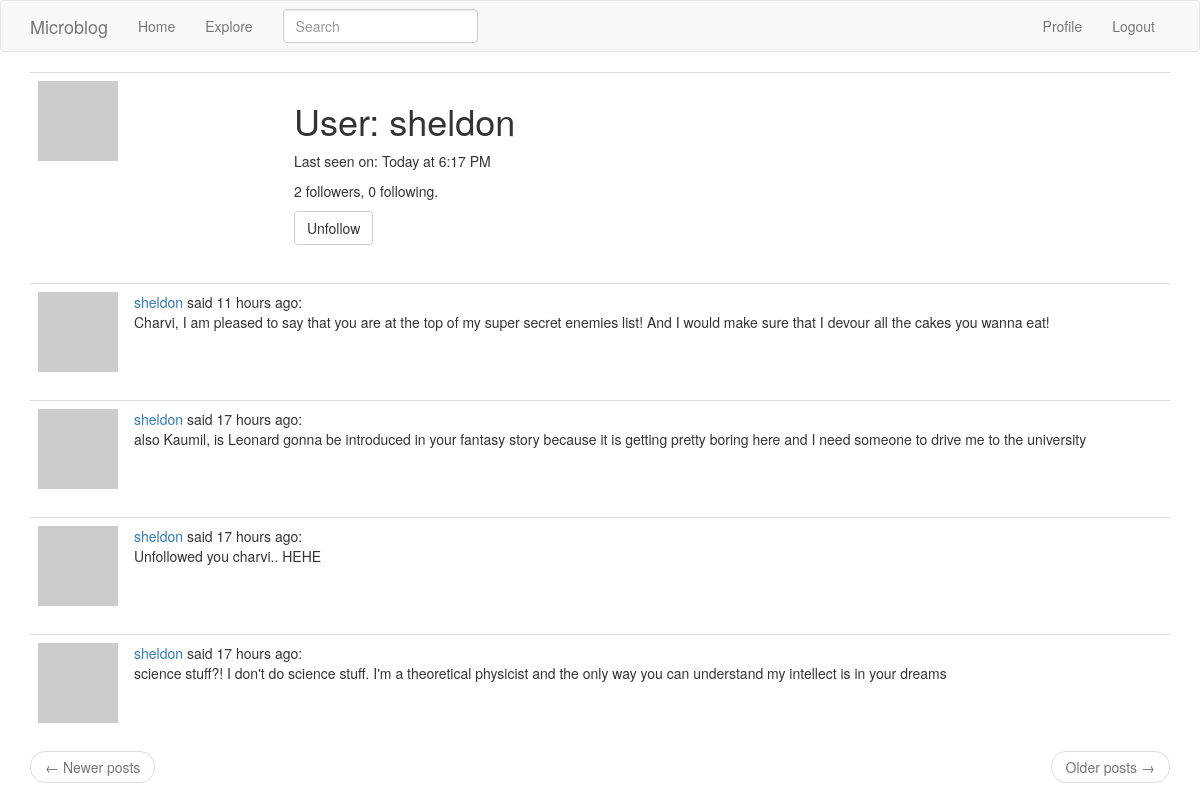
The page /user/sheldon (signed in) on the database as committed earlier.
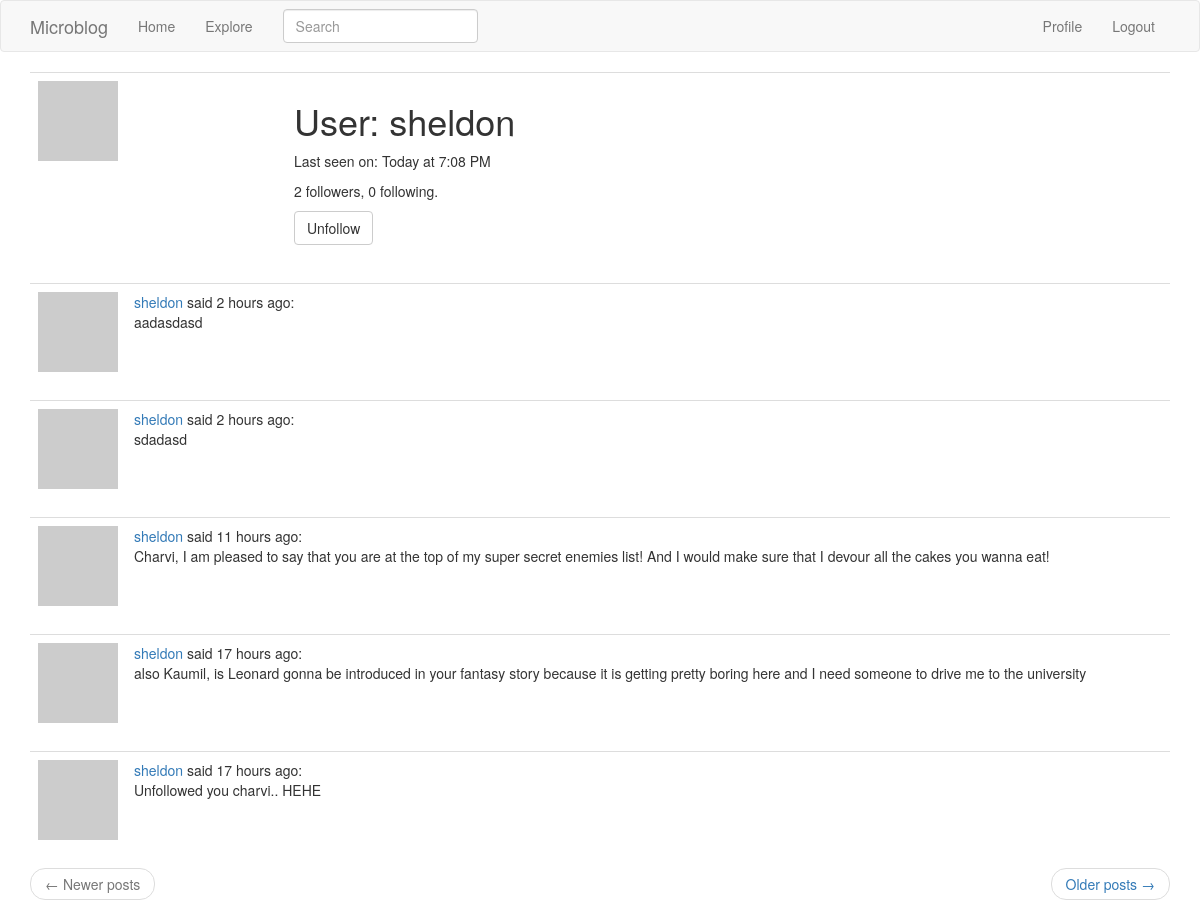
The same page on the database as committed later.
### app/sql/models.py (models this page shows, shortened)
class User(UserMixin,db.Model):
    id = db.Column(db.Integer, primary_key=True)
    username = db.Column(db.String(64), index=True, unique=True)
    email = db.Column(db.String(120),index=True, unique=True)
    password_hash = db.Column(db.String(128))
    posts = db.relationship('Post',backref='author',lazy='dynamic')
    about_me = db.Column(db.String(140))
    last_seen = db.Column(db.DateTime,default=datetime.utcnow)
    followed = db.relationship(
        'User',secondary=followers,
        primaryjoin=(followers.c.follower_id==id),
        secondaryjoin=(followers.c.followed_id==id),
        backref=db.backref('followers',lazy='dynamic'),
        lazy='dynamic'
    )
    def avatar(self,size):
        digest = md5(self.email.lower().encode('utf-8')).hexdigest()
        return f'https://www.gravatar.com/avatar/{digest}?d=identicon&s={size}'
    def is_following(self,user):
        return self.followed.filter(
            followers.c.followed_id == user.id
        ).count() > 0

class SearchableMixin(object):
    @classmethod
    def before_commit(cls,session):
        session._changes = {
            "add": list(session.new),
            "update": list(session.dirty),
            "delete": list(session.deleted)
        }
    @classmethod
    def after_commit(cls,session):
        for obj in session._changes['add']:
            if isinstance(obj, SearchableMixin):
                add_to_index(obj.__tablename__,obj)
        for obj in session._changes['update']:
            if isinstance(obj, SearchableMixin):
                add_to_index(obj.__tablename__,obj)
        for obj in session._changes['delete']:
            if isinstance(obj,SearchableMixin):
                remove_from_index(obj.__tablename__,obj)
        session._changes = None

class Post(SearchableMixin,db.Model):
    __searchable__ = ['body']
    id = db.Column(db.Integer,primary_key=True)
    body = db.Column(db.String(140))
    timestamp = db.Column(db.DateTime,index=True,default=datetime.utcnow)
    user_id = db.Column(db.Integer,db.ForeignKey('user.id'))

### app/main/routes.py (the view)
@bp.route('/user/<username>')
@login_required
def user(username):
    user = User.query.filter_by(username=username).first_or_404()
    page = request.args.get('page',1,type=int)
    posts = user.posts.order_by(Post.timestamp.desc()).paginate(page,current_app.config['POSTS_PER_PAGE'],False)
    next_url = url_for('main.user',username=user.username,page=posts.next_num) if posts.has_next else None
    prev_url = url_for('main.user',username=user.username,page=posts.prev_num) if posts.has_prev else None
    form = EmptyForm()
    return render_template('user.html',user=user,posts=posts.items,form=form,next_url=next_url,prev_url=prev_url)

### app/main/forms.py
class SearchForm(FlaskForm):
    q = StringField("Search",validators=[DataRequired()])
    def __init__(self, *args, **kwargs):
        if 'formdata' not in kwargs:
            kwargs['formdata'] = request.args
        if 'csrf_enabled' not in kwargs:
            kwargs['csrf_enabled'] = False
        super(SearchForm,self).__init__(*args,**kwargs)

class EmptyForm(FlaskForm):
    submit = SubmitField('Submit')

### app/main/routes.py (called while the page is built)
@bp.before_app_request
def before_request():
    if current_user.is_authenticated:
        current_user.last_seen = datetime.utcnow()
        db.session.commit()
        g.search_form = SearchForm()

### app/sql/models.py (called while the page is built)
@login.user_loader
def load_user(id):
    return User.query.get(int(id))

### app/main/templates/user.html (shortened to what this page needs)
{% extends "base.html" %}
{% block app_content %}
    <table class="table table-hover">
        <tr>
            <td width="256px"><img src="{{ user.avatar(256) }}"></td>
            <td>
                <h1>User: {{ user.username }}</h1>
                {% if user.last_seen %}
                    <p>Last seen on: {{ moment(user.last_seen).calendar() }}</p>
                {% endif %}
                <p>{{ user.followers.count() }} followers, {{ user.followed.count() }} following.</p>
                {% if user == current_user %}
                <p><a href="{{ url_for('main.edit_profile') }}">Edit your profile</a></p>
                {% else %}
                <p>
                    <form action="{{ url_for('main.unfollow', username=user.username) }}" method="post">
                        {{ form.submit(value='Unfollow', class_='btn btn-default') }}
                    </form>
                </p>
                {% endif %}
            </td>
        </tr>
    </table>
    {% for post in posts %}
        {% include '_post.html' %}
    {% endfor %}
    <nav aria-label="...">
        <ul class="pager">
            <li class="previous{% if not prev_url %} disabled{% endif %}">
                <a href="{{ prev_url or '#' }}">
                    <span aria-hidden="true">&larr;</span> Newer posts
                </a>
            </li>
            <li class="next{% if not next_url %} disabled{% endif %}">
                <a href="{{ next_url or '#' }}">
                    Older posts <span aria-hidden="true">&rarr;</span>
                </a>
            </li>
        </ul>
    </nav>
{% endblock %}

### app/templates/base.html (shortened to what this page needs)
{% extends 'bootstrap/base.html' %}
{% block navbar %}
    <nav class="navbar navbar-default">
        <div class="container">
            <div class="navbar-header">
                <a class="navbar-brand" href="{{ url_for('main.index') }}">Microblog</a>
            </div>
            <div class="collapse navbar-collapse" id="bs-example-navbar-collapse-1">
                <ul class="nav navbar-nav">
                    <li><a href="{{ url_for('main.index') }}">Home</a></li>
                    <li><a href="{{ url_for('main.explore') }}">Explore</a></li>
                </ul>
                {% if g.search_form %}
                    <form class="navbar-form navbar-left" method="get" action="{{ url_for('main.search') }}">
                        <div class="form-group">
                            {{ g.search_form.q(size=20,class='form-control',placeholder=g.search_form.q.label.text) }}
                        </div>
                    </form>
                {% endif %}
                <ul class="nav navbar-nav navbar-right">
                    {% if current_user.is_anonymous %}
                    <li><a href="{{ url_for('auth.login') }}">Login</a></li>
                    {% else %}
                    <li><a href="{{ url_for('main.user', username=current_user.username) }}">Profile</a></li>
                    <li><a href="{{ url_for('auth.logout') }}">Logout</a></li>
                    {% endif %}
                </ul>
            </div>
        </div>
    </nav>
{% endblock %}
{% block content %}
    <div class="container">
        {% block app_content %}{% endblock %}
    </div>
{% endblock %}

### app/templates/_post.html
    <table class="table table-hover">
        <tr>
            <td width="70px">
                <a href="{{ url_for('main.user', username=post.author.username) }}">
                    <img src="{{ post.author.avatar(70) }}" />
                </a>
            </td>
            <td>
                <a href="{{ url_for('main.user', username=post.author.username) }}">
                    {{ post.author.username }}
                </a>
                said {{ moment(post.timestamp).fromNow() }}:
                <br>
                {{ post.body }}
            </td>
        </tr>
    </table>

Rows that differ between the two databases and show on the page:
no longer on this page (row unchanged): Post: author.username "sheldon", timestamp "17 hours ago", body "science stuff?! I don't do science stuff. I'm a theoretical physicist and the only way you can understand my intellect is in your dreams"
changed User "sheldon": last_seen "Today at 6:17 PM" → "Today at 7:08 PM"
added Post: author.username "sheldon", timestamp "2 hours ago", body "aadasdasd"
added Post: author.username "sheldon", timestamp "2 hours ago", body "sdadasd"
